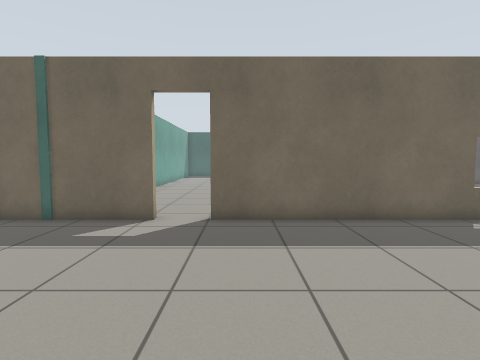
view 1 (above)

18 first-person views from a walk through a world built for the Gazebo simulator. The camera is 0.94 m above the floor, tilts 4° down and sees 80° across. The floor is counted in squares, 0.5 m on a side. Each view is taken from the middle of a square. On the plan, view 1 faces up. The plan holds only what a view shows up to about 16 squares ahead; the rest is blank. The place goes on beyond the plan.

view 2
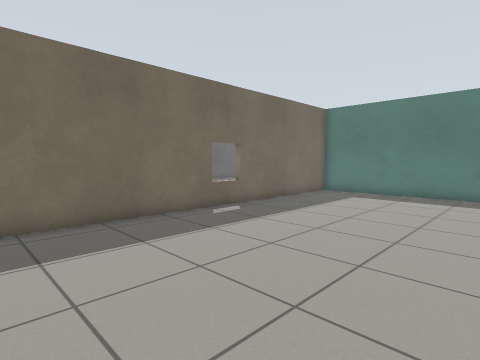

view 3
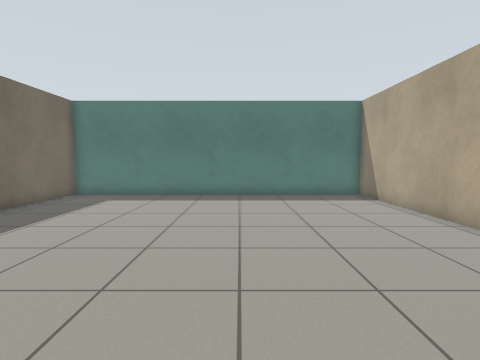

view 4
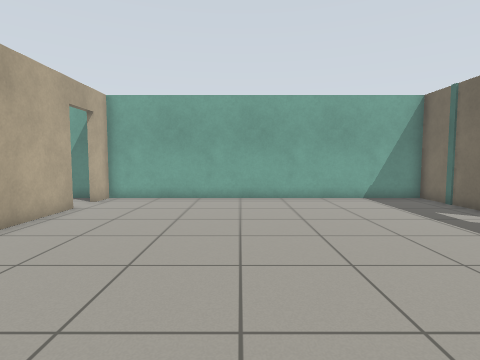

view 5
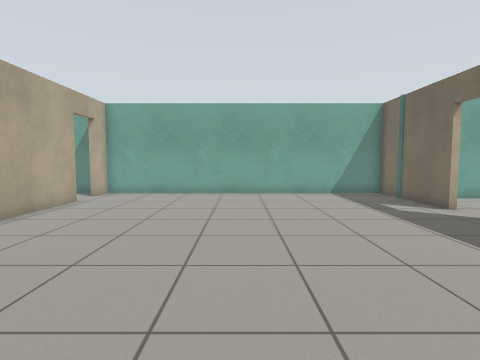

view 6
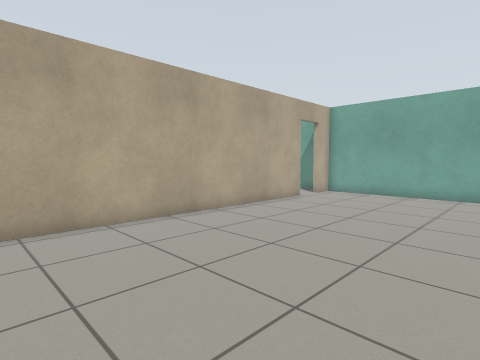

view 7
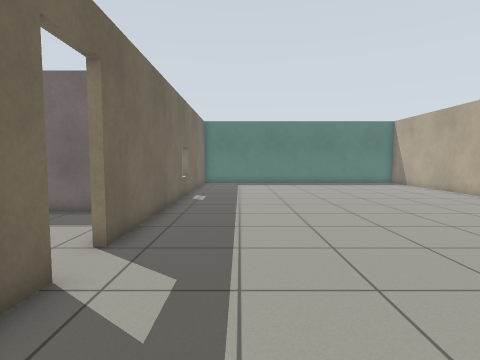

view 8
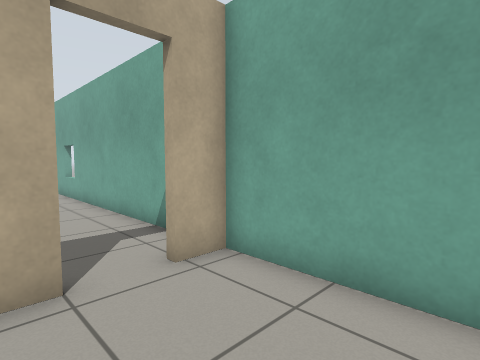

view 9
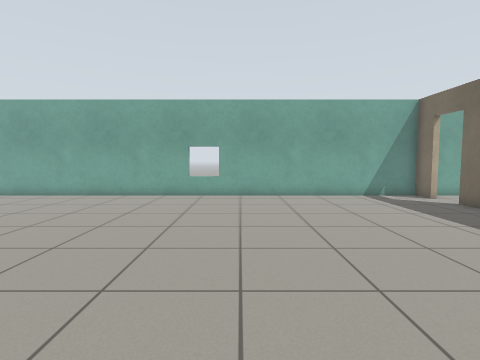

view 10
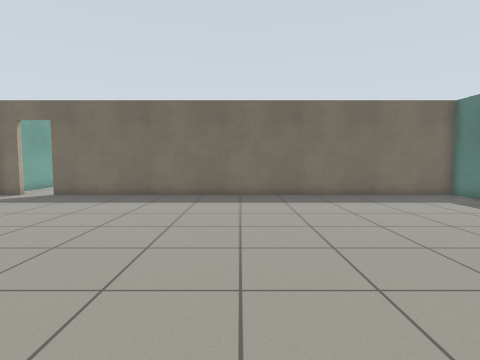

view 11
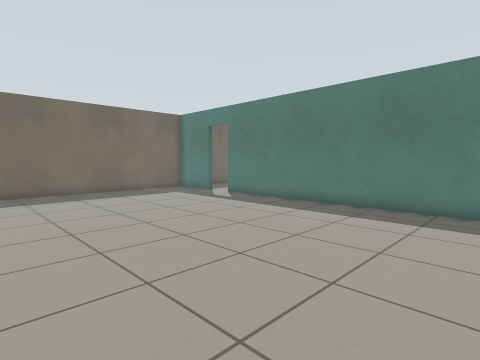

view 12
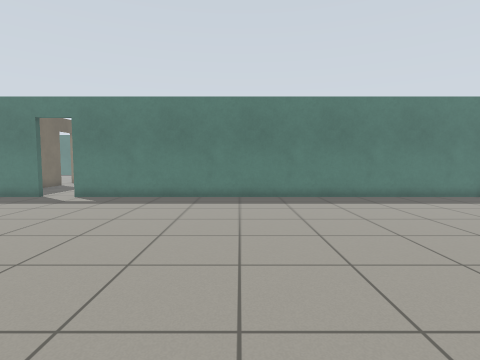

view 13
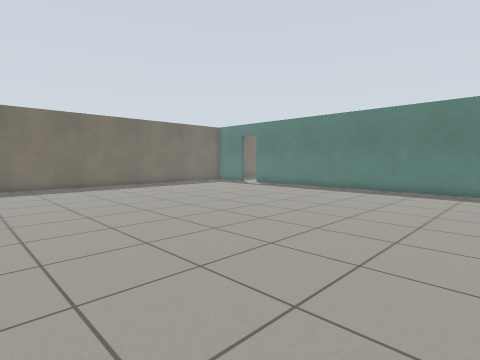

view 14
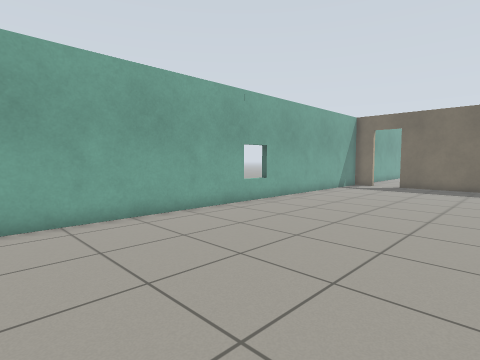

view 15
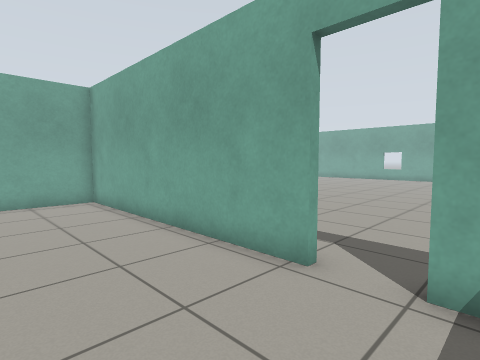

view 16
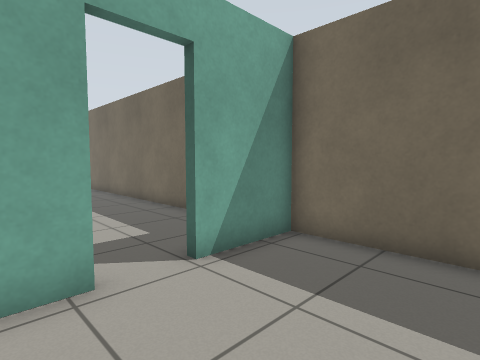

view 17
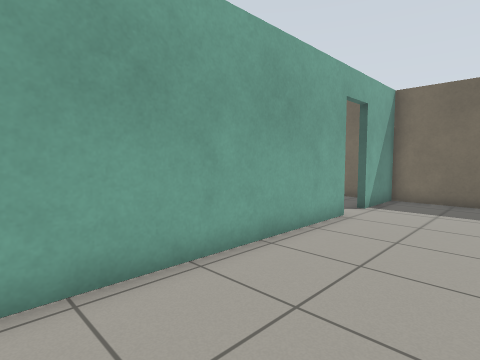

view 18
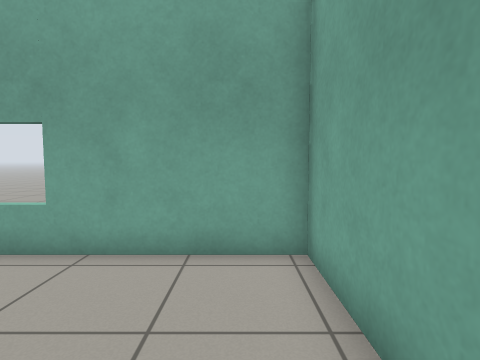

### Floor plan
Points are (right, up) in squares from view 1. A wall is a line through its corners. A room is listed if a view was taken in it or the views show most of it. See-through windows are left out.
Room 1 (views 1, 2, 3, 4, 5, 6, 7, 8)
walls: (-2.6, 8.9) (-8, 8.9) (-8, -6.5) (-6.8, -6.5); (-5, -6.5) (16.4, -6.5) (16.4, 8.9) (-1, 8.9)
ways out: open door at (-5.5, -7) to room 2; open door at (-1.5, 9)
Room 2 (views 9, 10, 11, 12, 13, 14)
walls: (16.4, -9.8) (16.4, -6.8) (-5, -6.8); (-6.8, -6.8) (-8, -6.8) (-8, -28.5); (16.4, -28.5) (16.4, -11.6)
ways out: open door at (-5.5, -7) to room 1; open door at (16.5, -10.5) to room 3
Room 3 (views 15, 16, 17, 18)
walls: (16.7, -11.6) (16.7, -22.5) (21.5, -22.5); (20.6, -6.8) (16.7, -6.8) (16.7, -9.8)
ways out: open door at (16.5, -10.5) to room 2

Where each view was taken, in squares from view 1:
view 1: 0 up, 0 right, facing up
view 2: 0 up, 0 right, facing up-right
view 3: 0 up, 1 right, facing right
view 4: 0 up, 6 right, facing left
view 5: 1 up, 8 right, facing left
view 6: 2 up, 8 right, facing down-left
view 7: 6 up, 7 left, facing right
view 8: 2 down, 4 left, facing down-left
view 9: 16 down, 7 right, facing left
view 10: 22 down, 5 right, facing up
view 11: 24 down, 5 right, facing up-right
view 12: 20 down, 2 right, facing right
view 13: 28 down, 2 left, facing up-right
view 14: 28 down, 1 right, facing up-left
view 15: 9 down, 21 right, facing down-left
view 16: 13 down, 21 right, facing up-left
view 17: 21 down, 21 right, facing up-left
view 18: 17 down, 18 right, facing down
